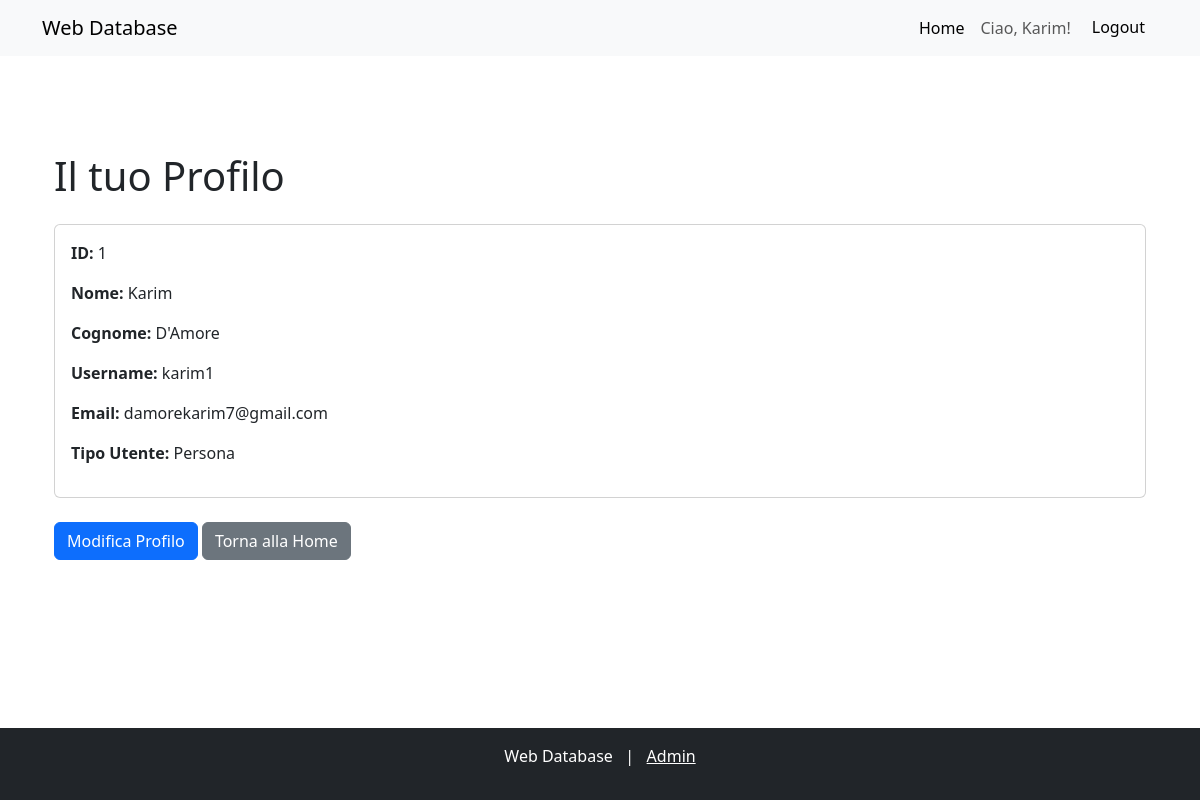
The page /userdetail/1/ (signed in) on the database its author committed.
### web_app/models.py (models this page shows)
class CustomUser(AbstractUser):
    USER_TYPE_CHOICES = (
        ('persona', 'Persona'),
        ('quality_manager', 'Quality Manager'),
    )
    user_type = models.CharField(max_length=20, choices=USER_TYPE_CHOICES)

### web_app/views.py (the view)
# urls.py: path('userdetail/<pk>/', views.CustomUserDetailView.as_view(), name='user_detail'),
class CustomUserDetailView(DetailView):
    model = CustomUser
    template_name = 'web_app/user_detail.html'

### web_app/templates/web_app/user_detail.html (shortened to what this page needs)
{% extends 'base.html' %}
{% block content %}
<div class="container mt-5">
    <h1 class="mb-4">Il tuo Profilo </h1>
    <div class="card">
        <div class="card-body">
            <p><strong>ID:</strong> {{ user.id }}</p>
            <p><strong>Nome:</strong> {{ user.first_name }}</p>
            <p><strong>Cognome:</strong> {{ user.last_name }}</p>
            <p><strong>Username:</strong> {{ user.username }}</p>
            <p><strong>Email:</strong> {{ user.email }}</p>
            {% if user.user_type == 'persona' %}
            <p><strong>Tipo Utente:</strong> Persona</p>
            {% else %}
            <p><strong>Tipo Utente:</strong> Quality manager</p>
            {% endif %}
        </div>
    </div>
    <div class="mt-4">
        <a href="{% url 'user_update' user.id %}" class="btn btn-primary btn-block">Modifica Profilo</a>
        <a href="{% url 'home' %}" class="btn btn-secondary">Torna alla Home</a>
    </div>
</div>
{% endblock %}

### templates/base.html (shortened to what this page needs)
<!DOCTYPE html>
<html lang="it">
<head>
    <link href="https://cdn.jsdelivr.net/npm/bootstrap@5.3.0/dist/css/bootstrap.min.css" rel="stylesheet">
</head>
<body class="d-flex flex-column min-vh-100">
    <nav class="navbar navbar-expand-lg navbar-light bg-light">
        <div class="container">
            <a class="navbar-brand" href="{% url 'home' %}">Web Database</a>
            <div class="collapse navbar-collapse" id="navbarNav">
                <ul class="navbar-nav ms-auto">
                    <li class="nav-item">
                        <a class="nav-link active" href="{% url 'home' %}">Home</a>
                    </li>
                    {% if user.is_authenticated %}
                        <li class="nav-item">
                            <a class="nav-link" href="{% url 'user_detail' user.id %}">Ciao, {{ user.first_name }}!</a>
                        </li>
                        <li class="nav-item">
                            <form method="POST" action="{% url 'logout' %}"> {% csrf_token %}
                                <button type="submit" class="btn btn-light">Logout</button>
                            </form>
                        </li>
                    {% endif %}
                </ul>
            </div>
        </div>
    </nav>
    <main class="container my-5 flex-grow-1">
        {% block content %}
        {% endblock %}
    </main>
    <footer class="bg-dark text-white text-center py-3 mt-auto">
        <p>Web Database &nbsp; | &nbsp; <a href="http://localhost:8000/admin/" class="text-white">Admin</a></p>
    </footer>
</body>
</html>

### templates/base.html (style rules this page uses)
html, body { height: 100%; }

### rows shown on the page
CustomUser: first_name "Karim", id "1", last_name "D'Amore", username "karim1", email "damorekarim7@gmail.com"
